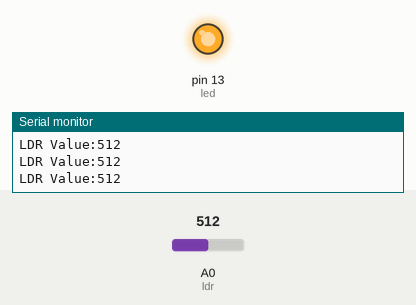
The sketch below on a simulated Arduino Uno, built with avr-gcc and run on an emulated ATmega328P. Shown: output pins drawn as LEDs (lit = HIGH), the last lines printed to the serial monitor. The test bench sets the inputs (shaded band); at power-on: A0 (ldr) = 512.

Above: at 1.3 s.
1.4 s: A0 (ldr) set to 491
At 2.7 s:
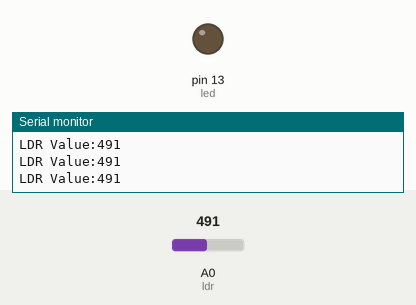
3.0 s: A0 (ldr) set to 510
At 4.0 s:
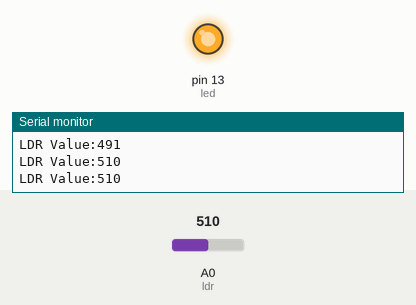
4.5 s: A0 (ldr) set to 490
At 5.2 s:
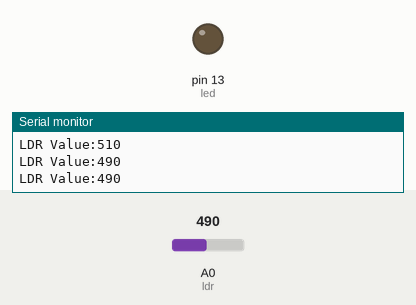
Timing chart, 0 to 7.5 s (numbered marks = the images above; inputs shaded):
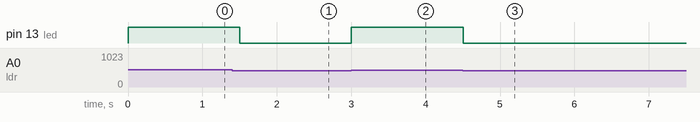

The sketch:

LDR_Sensor.ino
```cpp
// C++ code
//
int ldr=A0;
int led=13;
int threshold=500;
void setup()
{
  Serial.begin(9600);
  pinMode(led,OUTPUT);
}
void loop()
{
  int val=analogRead(ldr);
  Serial.print("LDR Value:");
  Serial.println(val);
  if (val>=threshold)
  {
    digitalWrite(led,HIGH);
  }
  else
  {
    digitalWrite(led,LOW);
  }
  delay(500);
}
```

Measured:
- the behaviour switches between 500 and 499 on A0 (ldr) (found by bisection; images 0 and 1)
- after the input at 1.4 s, pin 13 (led): HIGH → LOW after 0.10 s
- after the input at 3.0 s, pin 13 (led): LOW → HIGH at once
- after the input at 4.5 s, pin 13 (led): HIGH → LOW at once
